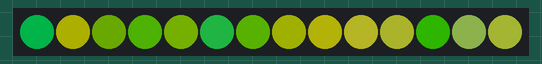
A sketch run on a simulated Arduino Uno, built with avr-gcc and run on an emulated ATmega328P. On the bench: 14 RGB LEDs in strip order, left to right. Dim RGB values are drawn brighter than linear; random numbers use the default seed unless the sketch sets one.

Above: at 1.45 s.
At 5.95 s:
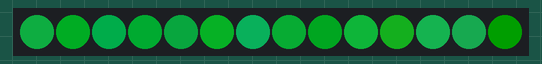
At 10.15 s:
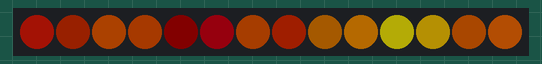
At 20.36 s:
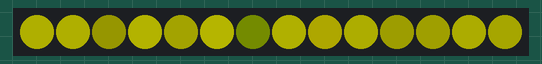
At 30.27 s:
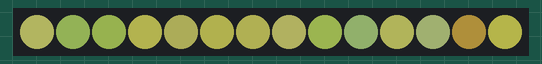
At 39.58 s:
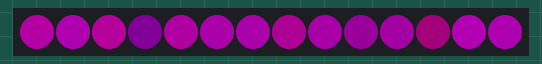

The sketch:

confetti.ino
```cpp
/* Confetti

By: Mark Kriegsman

Modified By: Andrew Tuline

Date: July 2015

Confetti flashes colours within a limited hue. It's been modified from Mark's original to support a few variables. It's a simple, but great looking routine.

*/


#include "FastLED.h"                                          // FastLED library. Preferably the latest copy of FastLED 2.1.

#if FASTLED_VERSION < 3001000
#error "Requires FastLED 3.1 or later; check github for latest code."
#endif

// Fixed definitions cannot change on the fly.
#define LED_DT 4                                             // Data pin to connect to the strip.
#define LED_CK 3                                             // Clock pin for the strip.
#define COLOR_ORDER GRB                                       // Are they RGB, GRB or what??
#define LED_TYPE APA102                                      // Don't forget to change LEDS.addLeds
#define NUM_LEDS 14                                           // Number of LED's.

// Initialize changeable global variables.
uint8_t max_bright = 64;                                      // Overall brightness definition. It can be changed on the fly.

struct CRGB leds[NUM_LEDS];                                   // Initialize our LED array.

unsigned long previousMillis;                                 // Store last time the strip was updated.


// Define variables used by the sequences.
uint8_t  thisfade = 8;                                        // How quickly does it fade? Lower = slower fade rate.
int       thishue = 50;                                       // Starting hue.
uint8_t   thisinc = 1;                                        // Incremental value for rotating hues
uint8_t   thissat = 100;                                      // The saturation, where 255 = brilliant colours.
uint8_t   thisbri = 255;                                      // Brightness of a sequence. Remember, max_bright is the overall limiter.
int       huediff = 256;                                      // Range of random #'s to use for hue
uint8_t thisdelay = 5;                                        // We don't need much delay (if any)


void setup() {
  delay(1000);                                                // Power-up safety delay or something like that.
  Serial.begin(57600);

//  LEDS.addLeds<LED_TYPE, LED_DT, COLOR_ORDER>(leds, NUM_LEDS);    // Use this for WS2812B
  LEDS.addLeds<LED_TYPE, LED_DT, LED_CK, COLOR_ORDER>(leds, NUM_LEDS);  // Use this for WS2801 or APA102

  FastLED.setBrightness(max_bright);
  set_max_power_in_volts_and_milliamps(5, 500);               // FastLED power management set at 5V, 500mA.
} // setup()


void loop () {
  ChangeMe();                                                 // Check the demo loop for changes to the variables.

  EVERY_N_MILLISECONDS(thisdelay) {                           // FastLED based non-blocking delay to update/display the sequence.
    confetti();
  }
  show_at_max_brightness_for_power();
} // loop()


void confetti() {                                             // random colored speckles that blink in and fade smoothly
  fadeToBlackBy(leds, NUM_LEDS, thisfade);                    // Low values = slower fade.
  int pos = random16(NUM_LEDS);                               // Pick an LED at random.
  leds[pos] += CHSV((thishue + random16(huediff))/4 , thissat, thisbri);  // I use 12 bits for hue so that the hue increment isn't too quick.
  thishue = thishue + thisinc;                                // It increments here.
} // confetti()


void ChangeMe() {                                             // A time (rather than loop) based demo sequencer. This gives us full control over the length of each sequence.
  uint8_t secondHand = (millis() / 1000) % 15;                // IMPORTANT!!! Change '15' to a different value to change duration of the loop.
  static uint8_t lastSecond = 99;                             // Static variable, means it's only defined once. This is our 'debounce' variable.
  if (lastSecond != secondHand) {                             // Debounce to make sure we're not repeating an assignment.
    lastSecond = secondHand;
    switch(secondHand) {
      case  0: thisinc=1; thishue=192; thissat=255; thisfade=2; huediff=256; break;  // You can change values here, one at a time , or altogether.
      case  5: thisinc=2; thishue=128; thisfade=8; huediff=64; break;
      case 10: thisinc=1; thishue=random16(255); thisfade=1; huediff=16; break;      // Only gets called once, and not continuously for the next several seconds. Therefore, no rainbows.
      case 15: break;                                                                // Here's the matching 15 for the other one.
    }
  }
} // ChangeMe()
```
